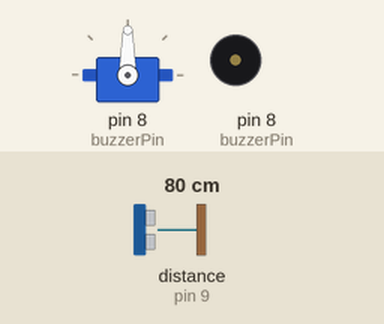
Bench run of a sketch on a simulated Arduino Uno, built with avr-gcc and run on an emulated ATmega328P. Shown: servo, buzzer (waves = sounding). Wiring (inferred from the names in the program): ultrasonic range finder: trigger pin 7; echo pin 9. Inputs (shaded band) come from the test bench; at power-on: distance to the obstacle (sensor on pin 9) 80 cm. The echo pulse lasts 58.3 µs per cm; WiFi joins after 1.5 s; servers stay silent unless stated.

Above: at 3.0 s.
3.1 s: distance to the obstacle (sensor on pin 9) set to 54 cm
4.6 s: distance to the obstacle (sensor on pin 9) set to 45 cm
At 4.93 s:
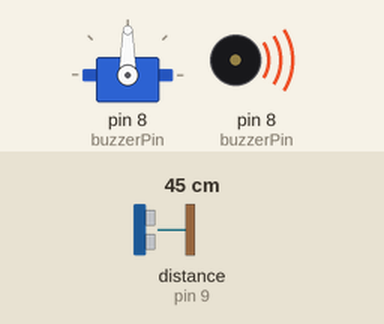
7.6 s: distance to the obstacle (sensor on pin 9) set to 60 cm
At 9.1 s:
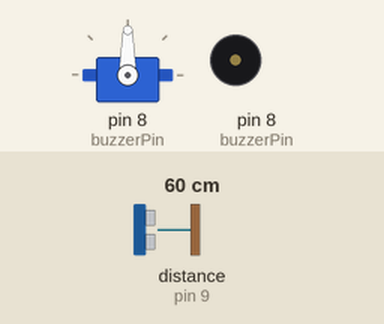
9.5 s: distance to the obstacle (sensor on pin 9) set to 35 cm
At 10.12 s:
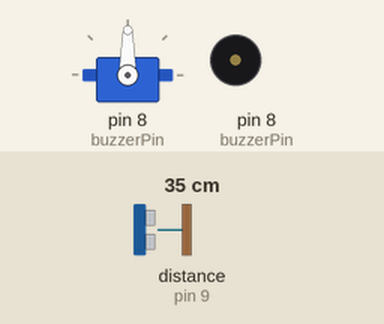
Timing chart, 0 to 13.5 s (numbered marks = the images above; inputs shaded):
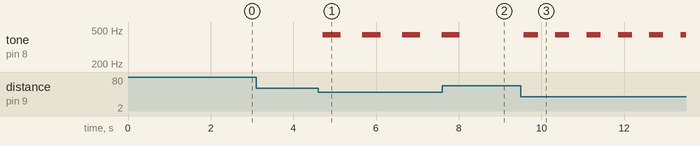

The sketch:

blynk_led.ino
```cpp
// (licence header left out)
/* Comment this out to disable prints and save space */
#define BLYNK_PRINT Serial


#include <ESP8266_Lib.h>
#include <BlynkSimpleShieldEsp8266.h>

// You should get Auth Token in the Blynk App.
// Go to the Project Settings (nut icon).
char auth[] = "efcb1a28f1f7462cb14cd9eedfc3b0fd";

// Your WiFi credentials.
// Set password to "" for open networks.
char ssid[] = "Sevde iPhone’u";
char pass[] = "sevdesare";

// Hardware Serial on Mega, Leonardo, Micro...
#define EspSerial Serial

// or Software Serial on Uno, Nano...
//#include <SoftwareSerial.h>
//SoftwareSerial EspSerial(2, 3); // RX, TX

// Your ESP8266 baud rate:
#define ESP8266_BAUD 115200

ESP8266 wifi(&EspSerial);

/*mesafe sensörü basi*/
#define echoPin 9
#define trigPin 7
#define buzzerPin 8
int maximumRange = 50;
int minimumRange = 0;
/*mesafe sensörü sonu*/

/*rfid başı*/
#include <SPI.h>                          //SPI kütüphanemizi tanımlıyoruz.
#include <MFRC522.h>                      //MFRC522 kütüphanemizi tanımlıyoruz.
#include <Servo.h>                        //Servo kütüphanemizi tanımlıyoruz.

int RST_PIN = 9;                          //RC522 modülü reset pinini tanımlıyoruz.
int SS_PIN = 10;                          //RC522 modülü chip select pinini tanımlıyoruz.
int servoPin = 8;                         //Servo motor pinini tanımlıyoruz.

Servo motor;                              //Servo motor için değişken oluşturuyoruz.
MFRC522 rfid(SS_PIN, RST_PIN);            //RC522 modülü ayarlarını yapıyoruz.
byte ID[4] = {50, 180, 19, 211};          //Yetkili kart ID'sini tanımlıyoruz.
byte ID1[4] = {46, 246, 218, 43};
/*rfid sonu*/

BLYNK_WRITE(V0){

  int pinValue = param.asInt();

  }

BLYNK_WRITE(V1){

  int pinValue = param.asInt();

  }
void setup()
{
  // Debug console
  //Serial.begin(9600);

  // Set ESP8266 baud rate
  EspSerial.begin(ESP8266_BAUD);
  delay(10);

  Blynk.begin(auth, wifi, ssid, pass);
  // You can also specify server:
  //Blynk.begin(auth, wifi, ssid, pass, "blynk-cloud.com", 80);
  //Blynk.begin(auth, wifi, ssid, pass, IPAddress(192,168,1,100), 8080);
  /*mesafe sensörü basi*/

  pinMode(trigPin, OUTPUT);
  pinMode(echoPin, INPUT);
  pinMode(buzzerPin, OUTPUT);

  /*mesafe sensörü sonu*/

  /*rfid başı*/
  motor.attach(servoPin);                 //Servo motor pinini motor değişkeni ile ilişkilendiriyoruz.
  Serial.begin(9600);                     //Seri haberleşmeyi başlatıyoruz.
  SPI.begin();                            //SPI iletişimini başlatıyoruz.
  rfid.PCD_Init();                        //RC522 modülünü başlatıyoruz.

  /*rfid sonu*/
}

void loop()
{
  Blynk.run();
  // You can inject your own code or combine it with other sketches.
  // Check other examples on how to communicate with Blynk. Remember
  // to avoid delay() function!

  /*mesafe başı*/
  int olcum = mesafe(maximumRange, minimumRange);
  melodi(olcum * 10);
  /*mesafe sonu*/


  /*rfid bası*/

  if ( ! rfid.PICC_IsNewCardPresent())    //Yeni kartın okunmasını bekliyoruz.
    return;

  if ( ! rfid.PICC_ReadCardSerial())      //Kart okunmadığı zaman bekliyoruz.
    return;

  if (rfid.uid.uidByte[0] == ID[0] &&     //Okunan kart ID'si ile ID değişkenini karşılaştırıyoruz.
    rfid.uid.uidByte[1] == ID[1] &&
    rfid.uid.uidByte[2] == ID[2] &&
    rfid.uid.uidByte[3] == ID[3] ) {
        Serial.println("Kapi acildi");
        Blynk.virtualWrite(V1, "acildi");
       // ekranaYazdir();
        motor.write(180);                 //Servo motoru 180 dereceye getiriyoruz.
        delay(1000);
    }

    if (rfid.uid.uidByte[0] == ID1[0] &&     //Okunan kart ID'si ile ID değişkenini karşılaştırıyoruz.
    rfid.uid.uidByte[1] == ID1[1] &&
    rfid.uid.uidByte[2] == ID1[2] &&
    rfid.uid.uidByte[3] == ID1[3] ) {
        Serial.println("Kapi kapandi");
        Blynk.virtualWrite(V1, "kapandi");
        //ekranaYazdir();
        motor.write(0);                   //Servo motoru 0 dereceye getiriyoruz.
        delay(1000);
    }

   else{                                 //Yetkisiz girişte içerideki komutlar çalıştırılır.
      Serial.println("");
      //ekranaYazdir();
    }
  rfid.PICC_HaltA();

  /*rfid sonu*/

}

/*mesafe başı*/
int mesafe(int maxrange, int minrange)
{
  long duration, distance;
  digitalWrite(trigPin, LOW);
  delayMicroseconds(2);
  digitalWrite(trigPin, HIGH);
  delayMicroseconds(10);
  digitalWrite(trigPin, LOW);
  duration = pulseIn(echoPin, HIGH);
  distance = duration / 58.2;
  delay(50);
  Blynk.virtualWrite(V0, distance);
  if (distance >= maxrange || distance <= minrange)
    return 0;
  return distance;

}

int melodi(int dly)
{
  tone(buzzerPin, 440);
  delay(dly);
  noTone(buzzerPin);
  delay(dly);
}
/*mesafe sonu*/
```

Measured:
- the behaviour switches between 51 and 50 cm on distance to the obstacle (sensor on pin 9) (found by bisection; images 0 and 1)
- after the input at 4.6 s, tone on pin 8 (buzzerPin): alternates 440 Hz for 0.44 s and silent for 0.52 s, starting after 0.11 s
- after the input at 7.6 s, tone on pin 8 (buzzerPin): goes on until 8.0 s, then stays silent
- after the input at 9.5 s, tone on pin 8 (buzzerPin): alternates 440 Hz for 0.34 s and silent for 0.42 s, starting after 0.08 s
